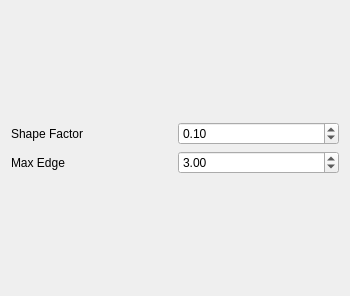
<?xml version="1.0" encoding="UTF-8"?>
<ui version="4.0">
 <class>TopologyNetworkPropertiesWidget</class>
 <widget class="QWidget" name="TopologyNetworkPropertiesWidget">
  <property name="geometry">
   <rect>
    <x>0</x>
    <y>0</y>
    <width>350</width>
    <height>296</height>
   </rect>
  </property>
  <property name="windowTitle">
   <string>Form</string>
  </property>
  <layout class="QGridLayout" name="gridLayout">
   <item row="0" column="0">
    <layout class="QVBoxLayout" name="verticalLayout">
     <item>
      <layout class="QHBoxLayout" name="horizontalLayout">
       <item>
        <widget class="QLabel" name="label_relative_plate_id">
         <property name="text">
          <string>Shape Factor</string>
         </property>
        </widget>
       </item>
       <item>
        <widget class="QDoubleSpinBox" name="spinbox_shape_factor">
         <property name="minimum">
          <double>0.010000000000000</double>
         </property>
         <property name="maximum">
          <double>1.000000000000000</double>
         </property>
         <property name="singleStep">
          <double>0.100000000000000</double>
         </property>
         <property name="value">
          <double>0.100000000000000</double>
         </property>
        </widget>
       </item>
      </layout>
     </item>
     <item>
      <layout class="QHBoxLayout" name="horizontalLayout_2">
       <item>
        <widget class="QLabel" name="label">
         <property name="text">
          <string>Max Edge</string>
         </property>
        </widget>
       </item>
       <item>
        <widget class="QDoubleSpinBox" name="spinbox_max_edge">
         <property name="minimum">
          <double>1.000000000000000</double>
         </property>
         <property name="maximum">
          <double>4.000000000000000</double>
         </property>
         <property name="singleStep">
          <double>0.500000000000000</double>
         </property>
         <property name="value">
          <double>3.000000000000000</double>
         </property>
        </widget>
       </item>
      </layout>
     </item>
    </layout>
   </item>
  </layout>
 </widget>
 <resources/>
 <connections/>
</ui>
